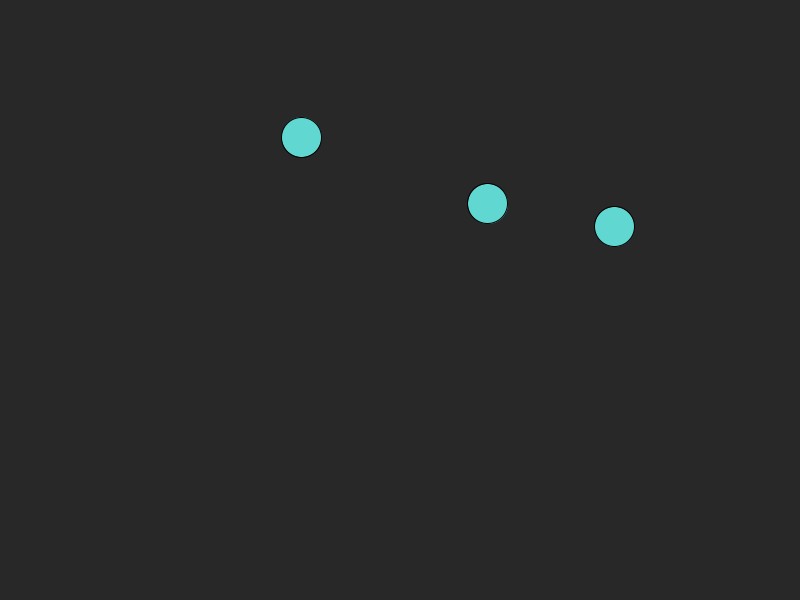
Frame 1 (no input)
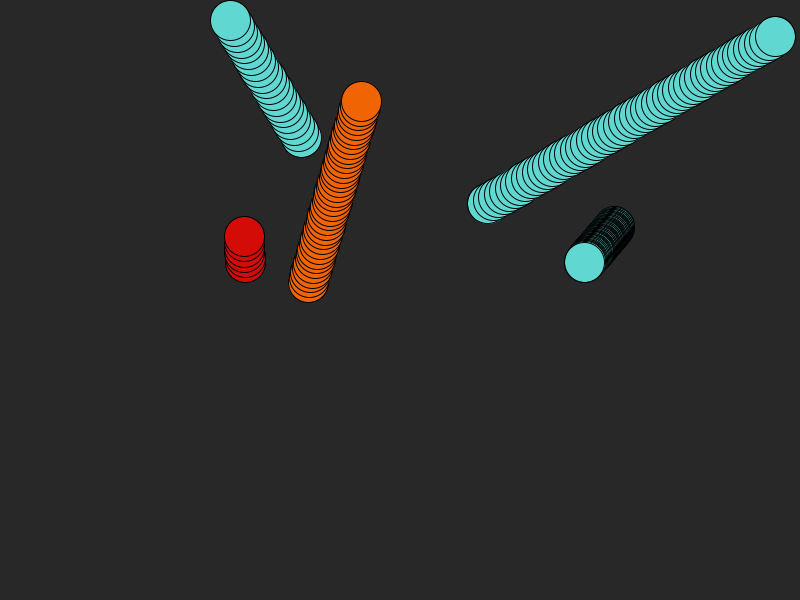
Frame 60 (the mouse pressed at the canvas centre just before this capture)
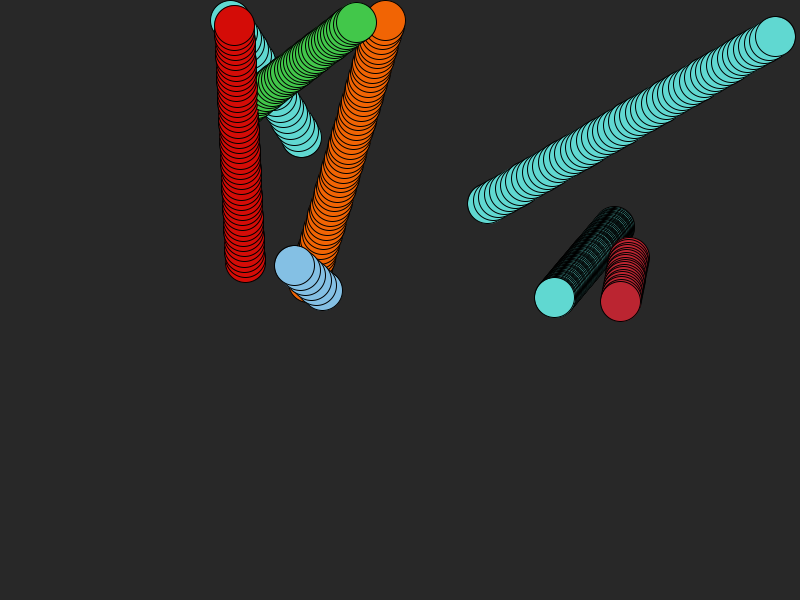
Frame 120 (the mouse held since frame 60 and released just before this capture)

The Processing sketch that drew these frames (run headless with seeded random() and noise(); from frame 60 on, the mouse is pressed at the canvas centre):

// Processing sketch: ClassPractice
// ── ClassPractice.pde
Particle p;
Particle p2;
Particle p3;

void setup(){
  size(800, 600);
  background(40);
  p = new Particle();
  p2 = new Particle();
  p3 = new Particle();
  
}

void draw(){
  p.display();
  p.move();
  p2.display();
  p2.move();
  p3.display();
  p3.move();
  
}

// ── particle.pde
class Particle {
  PVector pos;
  PVector vel;
  color c;
  int s;

  Particle() {
    pos = new PVector(random(100, 700), random(100, 500));
    vel = new PVector(random(-6, 6), random(-6, 6));
    c = color(#60D8D1);
    s = 40;
  }

  void display() {
    fill(c);
    circle(pos.x, pos.y, s);
  }

  void move() {
    pos.x += vel.x;
    pos.y += vel.y;
    if (pos.x < s/2 || pos.x > width - (s/2) || pos.y < s/2 || pos.y > height - (s/2)) {
      pos = new PVector(random(100, 700), random(100, 500));
      vel = new PVector(random(-6, 6), random(-6, 6));
      s = 40;
      randomizeColor();
    }
  }
  void setColor (color newColor) {
    c = newColor;
  }
  
 void randomizeColor(){
   c = color(random(255), random(255), random(255));
 }
}
